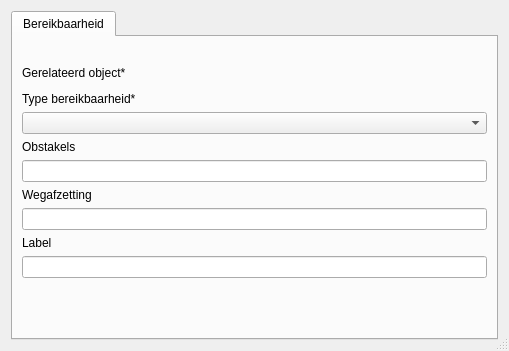
<?xml version="1.0" encoding="UTF-8"?>
<ui version="4.0">
 <class>ingang_bouwaag</class>
 <widget class="QDialog" name="ingang_bouwaag">
  <property name="geometry">
   <rect>
    <x>0</x>
    <y>0</y>
    <width>509</width>
    <height>351</height>
   </rect>
  </property>
  <property name="sizePolicy">
   <sizepolicy hsizetype="Preferred" vsizetype="Minimum">
    <horstretch>0</horstretch>
    <verstretch>0</verstretch>
   </sizepolicy>
  </property>
  <property name="minimumSize">
   <size>
    <width>0</width>
    <height>0</height>
   </size>
  </property>
  <property name="windowTitle">
   <string>Dialog</string>
  </property>
  <property name="autoFillBackground">
   <bool>false</bool>
  </property>
  <property name="sizeGripEnabled">
   <bool>true</bool>
  </property>
  <layout class="QVBoxLayout" name="verticalLayout">
   <item>
    <widget class="QTabWidget" name="Objectgegevens_2">
     <property name="sizePolicy">
      <sizepolicy hsizetype="Preferred" vsizetype="Preferred">
       <horstretch>0</horstretch>
       <verstretch>0</verstretch>
      </sizepolicy>
     </property>
     <property name="autoFillBackground">
      <bool>true</bool>
     </property>
     <property name="currentIndex">
      <number>0</number>
     </property>
     <property name="documentMode">
      <bool>false</bool>
     </property>
     <widget class="QWidget" name="bereikbaarheid">
      <attribute name="title">
       <string>Bereikbaarheid</string>
      </attribute>
      <layout class="QVBoxLayout" name="verticalLayout_2">
       <item>
        <widget class="QLabel" name="label_4">
         <property name="text">
          <string/>
         </property>
         <property name="pixmap">
          <pixmap>Algemeen gevaar.svg</pixmap>
         </property>
        </widget>
       </item>
       <item>
        <widget class="QLabel" name="label_3">
         <property name="text">
          <string>Gerelateerd object*</string>
         </property>
        </widget>
       </item>
       <item>
        <widget class="QgsRelationReferenceWidget" name="object_id" native="true">
         <property name="sizePolicy">
          <sizepolicy hsizetype="Preferred" vsizetype="Preferred">
           <horstretch>0</horstretch>
           <verstretch>0</verstretch>
          </sizepolicy>
         </property>
         <property name="minimumSize">
          <size>
           <width>0</width>
           <height>0</height>
          </size>
         </property>
         <property name="whatsThis">
          <string/>
         </property>
        </widget>
       </item>
       <item>
        <widget class="QLabel" name="label_5">
         <property name="text">
          <string>Type bereikbaarheid*</string>
         </property>
        </widget>
       </item>
       <item>
        <widget class="QComboBox" name="soort">
         <property name="maxVisibleItems">
          <number>30</number>
         </property>
        </widget>
       </item>
       <item>
        <widget class="QLabel" name="label_6">
         <property name="text">
          <string>Obstakels</string>
         </property>
        </widget>
       </item>
       <item>
        <widget class="QLineEdit" name="obstakels"/>
       </item>
       <item>
        <widget class="QLabel" name="label_7">
         <property name="text">
          <string>Wegafzetting</string>
         </property>
        </widget>
       </item>
       <item>
        <widget class="QLineEdit" name="wegafzetting">
         <property name="minimumSize">
          <size>
           <width>0</width>
           <height>0</height>
          </size>
         </property>
         <property name="maxLength">
          <number>254</number>
         </property>
        </widget>
       </item>
       <item>
        <widget class="QLabel" name="label_8">
         <property name="text">
          <string>Label</string>
         </property>
        </widget>
       </item>
       <item>
        <widget class="QLineEdit" name="label"/>
       </item>
       <item>
        <spacer name="verticalSpacer">
         <property name="orientation">
          <enum>Qt::Vertical</enum>
         </property>
         <property name="sizeHint" stdset="0">
          <size>
           <width>20</width>
           <height>0</height>
          </size>
         </property>
        </spacer>
       </item>
      </layout>
      <zorder>label_4</zorder>
      <zorder>verticalSpacer</zorder>
      <zorder>label_3</zorder>
      <zorder>object_id</zorder>
      <zorder>label_5</zorder>
      <zorder>soort</zorder>
      <zorder>label_6</zorder>
      <zorder>obstakels</zorder>
      <zorder>wegafzetting</zorder>
      <zorder>label_7</zorder>
      <zorder>label_8</zorder>
      <zorder>label</zorder>
     </widget>
    </widget>
   </item>
  </layout>
 </widget>
 <customwidgets>
  <customwidget>
   <class>QgsRelationReferenceWidget</class>
   <extends>QWidget</extends>
   <header>qgsrelationreferencewidget.h</header>
  </customwidget>
 </customwidgets>
 <resources>
  <include location="image.qrc"/>
 </resources>
 <connections/>
</ui>
